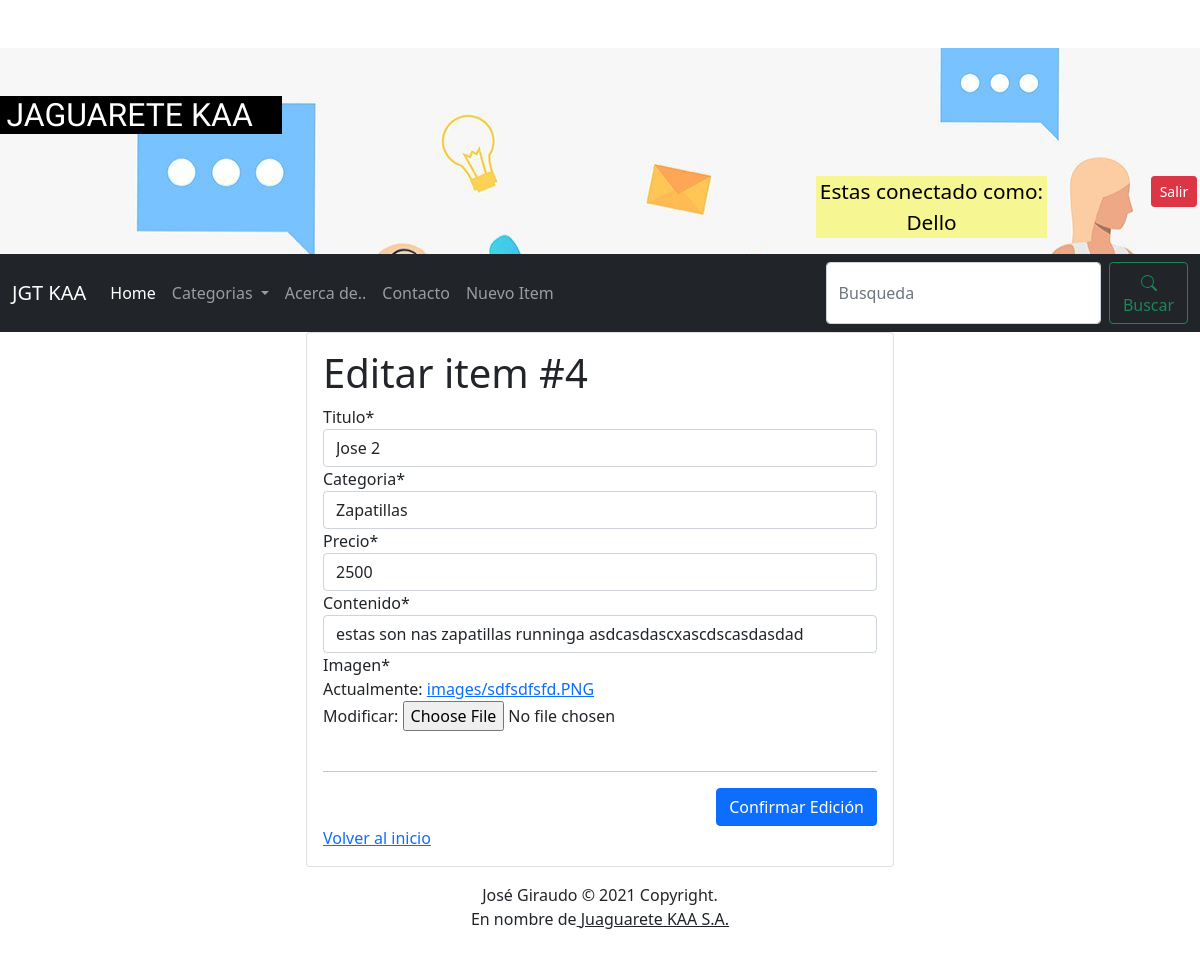
The app's page /item/editar/4 (signed in) with its own data.
### pagina/models.py (models this page shows, shortened)
class Item(models.Model):
    categoria = models.ForeignKey(Categoria, on_delete=models.CASCADE, related_name="clasificacion")
    titulo = models.CharField(max_length=100, null=False)
    precio = models.IntegerField(default=0)
    contenido = models.CharField(max_length=1000, null=False)
    fecha_creacion = models.DateTimeField(auto_now_add=True)
    ultima_edicion = models.DateTimeField(auto_now=True)
    imagen = models.ImageField(upload_to='images/', null=True)
    editor = models.ForeignKey(User, on_delete=models.CASCADE, related_name="publicador")

### pagina/views.py (the view)
# urls.py: path('item/editar/<int:item_id>', views.itemUpdate, name="editar"),
@permission_required('pagina.change_item')
def itemUpdate(request, item_id):
    item = get_object_or_404(Item, id=item_id)
    if request.method == "POST":
        user = User.objects.get(username=request.user)
        item.editor = user
        form = NuevoItem(data=request.POST, files=request.FILES, instance=item)
        if form.is_valid():
            form.save()
            return redirect("pagina:index")
    else:
        form = NuevoItem(instance = item)
        return render(request, 'pagina/item_edicion.html', {
            "item": item,
            "form": form
        })

### pagina/forms.py
class NuevoItem(forms.ModelForm):
    class Meta:
        model = Item
        fields = ['titulo', 'categoria', 'precio', 'contenido', 'imagen']
        widgets = {
            "fecha_creacion": forms.SelectDateWidget()
        }

### pagina/models.py (called while the page is built)
    def __str__(self):
        return self.descripcion

### pagina/templates/pagina/item_edicion.html (shortened to what this page needs)
{% extends 'pagina/layout.html' %}
{% load crispy_forms_tags %}
{% block content %}
    <div class="row">
            <div class="col-12 col-md-6 offset-md-3">
                <div class="card">
                    <div class="card-body">
                        <h1>Editar item #{{item.id}}</h1>
                        <form class="" enctype="multipart/form-data" method="post">
                            {{ form | crispy }}
                            <br>
                            <hr>
                            <div class="d-flex justify-content-end">
                                <input type="submit" value="Confirmar Edición" class="btn btn-primary">
                            </div>
                        </form>
                        <div class="justify-content-end">
                            <a type="button" href="{% url 'pagina:index' %}" >Volver al inicio</a>
                        </div>
                    </div>
                </div>
            </div>
        </div>
{% endblock %}

### pagina/templates/pagina/layout.html (shortened to what this page needs)
{% load static %}
<!DOCTYPE html>
<html>
    <head>
        <link href="https://cdn.jsdelivr.net/npm/bootstrap@5.0.2/dist/css/bootstrap.min.css" rel="stylesheet">
    </head>
    <body style="background-color:light-blue;">
        <header class="">
            <div class=""
                style="
                    background-image: url({% static 'images/logo.jpg' %});
                    min-height: 10em;
                "
            >
                <div class="mt-5 row">
                <div class="col-sm-12 col-md-3 mt-5">
                    <h2 style="padding-left: 0.2em; font-family: 'Zen Tokyo Zoo', cursive; background-color: #000; color: #FFF;" class=>JAGUARETE KAA</h2>
                </div>
                <div class="col-sm-12 col-md-3">
                </div>
                <div id="bloque_login" class="col-12 col-md-6" style="text-align: right; align-items: right;">
                    {% if user.is_authenticated %}
                    <div class="row" style="margin-top: 8em;">
                        <div class="col-sm-12 col-md-4">
                        </div>
                        <div class="col-sm-12 col-md-5">
                            <p style="text-align:center; background-color: rgba(247, 247, 77, 0.59); font-weight: 500; font-size: 1.3em; color: #000;">Estas conectado como: {{ user.get_username }}</p>
                        </div>
                        <div class="col-md-3 col-sm-12">
                            <a style="margin-right: 0.2em;" role="button" class="btn btn-danger btn-sm" href="{% url 'logout' %}?next={{request.path}}">
                                Salir
                            </a>
                        </div>
                    </div>
                    {% else %}
                    <div class="col-sm-12 col-md-6 col-lg-6">
                        <a role="button" class="btn btn-outline-success btn-sm" href="{% url 'login' %}?next={{request.path}}">Acceder</a>
                    </div>
                    {% endif %}
                </div>
                </div>
            </div>
        </header>
        <nav class="navbar navbar-expand-lg navbar-dark bg-dark">
            <div class="container-fluid">
                <a class="navbar-brand" href="#">JGT KAA</a>
                <div class="collapse navbar-collapse" id="navbarSupportedContent">
                <ul class="navbar-nav me-auto mb-2 mb-lg-0">
                    <li class="nav-item">
                        <a class="nav-link active" aria-current="page" href="{% url 'pagina:index' %}">Home</a>
                    </li>
                    <li class="nav-item dropdown">
                        <div class="dropdown">
                            <a class="nav-link dropdown-toggle" href="#" id="navbarDropdown" type="button" data-bs-toggle="dropdown" aria-expanded="false">
                            Categorias
                            </a>
                        </div>
                    </li>
                    <li class="nav-item">
                        <a class="nav-link" href="{% url 'pagina:acercade' %}">Acerca de..</a>
                    </li>
                    <li class="nav-item">
                        <a class="nav-link" href="{% url 'pagina:contacto' %}">Contacto</a>
                    </li>
                    {% if perms.pagina.change_item %}
                        <li class="nav-item">
                            <a class="nav-link" href="{% url 'pagina:nuevo' %}">Nuevo Item</a>
                        </li>
                    {% endif %}
                </ul>
                <form class="d-flex" method='GET'>
                    <input class="form-control me-2" type="text" placeholder="Busqueda" name="buscar">
                    <button class="btn btn-outline-success" type="submit">
                         Buscar
                    </button>
                </form>
                </div>
            </div>
        </nav>
        {% block content %}
        {% endblock %}
        <footer class="page-footer font-small">
            <div class="footer-copyright text-center py-3">José Giraudo © 2021 Copyright.
                <p>En nombre de<a href="{% url 'pagina:contacto' %}" class="link-dark"> Juaguarete KAA S.A.</a></p>
            </div>
        </footer>
    </body>
</html>

### records on screen
Item: id "4", titulo "Jose 2", categoria "Zapatillas", precio "2500", contenido "estas son nas zapatillas runninga asdcasdascxascdscasdasdad"

### other values on screen
{{ user.get_username }} "Dello"
